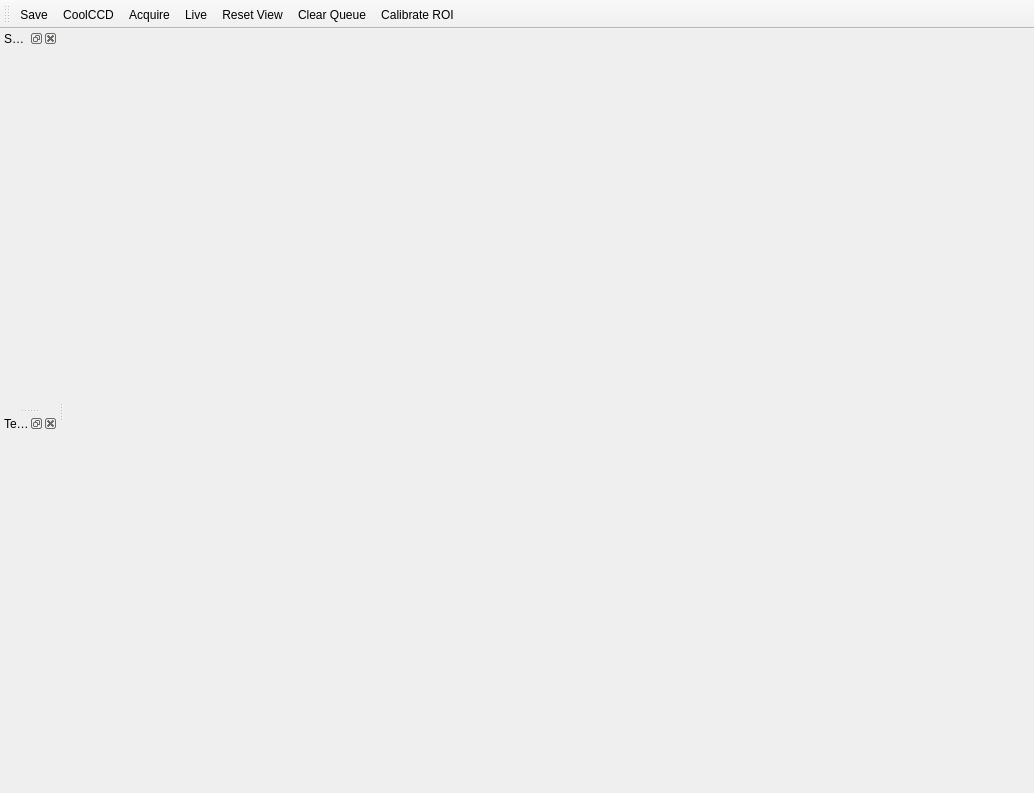
<?xml version="1.0" encoding="UTF-8"?>
<ui version="4.0">
 <class>CameraWindow</class>
 <widget class="QMainWindow" name="CameraWindow">
  <property name="geometry">
   <rect>
    <x>0</x>
    <y>0</y>
    <width>1034</width>
    <height>793</height>
   </rect>
  </property>
  <property name="focusPolicy">
   <enum>Qt::NoFocus</enum>
  </property>
  <property name="windowTitle">
   <string>MainWindow</string>
  </property>
  <property name="windowIcon">
   <iconset resource="Experiment.qrc">
    <normaloff>:/openicon/icons/movie.png</normaloff>:/openicon/icons/movie.png</iconset>
  </property>
  <widget class="QWidget" name="centralwidget">
   <property name="cursor">
    <cursorShape>ArrowCursor</cursorShape>
   </property>
  </widget>
  <widget class="QMenuBar" name="menuBar">
   <property name="geometry">
    <rect>
     <x>0</x>
     <y>0</y>
     <width>1034</width>
     <height>21</height>
    </rect>
   </property>
  </widget>
  <widget class="QToolBar" name="toolBar">
   <property name="enabled">
    <bool>true</bool>
   </property>
   <property name="windowTitle">
    <string>toolBar</string>
   </property>
   <attribute name="toolBarArea">
    <enum>TopToolBarArea</enum>
   </attribute>
   <attribute name="toolBarBreak">
    <bool>false</bool>
   </attribute>
   <addaction name="actionSave"/>
   <addaction name="actionCoolCCD"/>
   <addaction name="actionAcquire"/>
   <addaction name="actionLive"/>
   <addaction name="actionReset"/>
   <addaction name="actionClearQueue"/>
   <addaction name="actionCalibrate_ROI"/>
  </widget>
  <widget class="QDockWidget" name="settingsDock">
   <property name="windowTitle">
    <string>Settings</string>
   </property>
   <attribute name="dockWidgetArea">
    <number>1</number>
   </attribute>
   <widget class="QWidget" name="dockWidgetContents"/>
  </widget>
  <widget class="QDockWidget" name="temperatureDock">
   <property name="windowTitle">
    <string>Temperature</string>
   </property>
   <attribute name="dockWidgetArea">
    <number>1</number>
   </attribute>
   <widget class="QWidget" name="dockWidgetContents_2"/>
  </widget>
  <action name="actionSave">
   <property name="icon">
    <iconset>
     <normalon>:/kde/icons/filesave.png</normalon>
    </iconset>
   </property>
   <property name="text">
    <string>Save</string>
   </property>
   <property name="toolTip">
    <string>Save Image</string>
   </property>
   <property name="shortcut">
    <string>Ctrl+S</string>
   </property>
  </action>
  <action name="actionAcquire">
   <property name="checkable">
    <bool>true</bool>
   </property>
   <property name="icon">
    <iconset>
     <normaloff>Z:/Lab/Andor Project/imaging_software_g/bitmaps/go.png</normaloff>Z:/Lab/Andor Project/imaging_software_g/bitmaps/go.png</iconset>
   </property>
   <property name="text">
    <string>Acquire</string>
   </property>
   <property name="toolTip">
    <string>Acquire</string>
   </property>
  </action>
  <action name="actionCoolCCD">
   <property name="checkable">
    <bool>true</bool>
   </property>
   <property name="checked">
    <bool>false</bool>
   </property>
   <property name="icon">
    <iconset resource="Experiment.qrc">
     <normaloff>:/openicon/icons/go-down-7.png</normaloff>:/openicon/icons/go-down-7.png</iconset>
   </property>
   <property name="text">
    <string>CoolCCD</string>
   </property>
   <property name="toolTip">
    <string>Cool CCD</string>
   </property>
  </action>
  <action name="actionLive">
   <property name="checkable">
    <bool>true</bool>
   </property>
   <property name="enabled">
    <bool>true</bool>
   </property>
   <property name="icon">
    <iconset resource="Experiment.qrc">
     <normaloff>:/petersIcons/icons/ChipScope.png</normaloff>:/petersIcons/icons/ChipScope.png</iconset>
   </property>
   <property name="text">
    <string>Live</string>
   </property>
   <property name="toolTip">
    <string>Live Mode</string>
   </property>
  </action>
  <action name="actionReset">
   <property name="icon">
    <iconset>
     <normalon>:/openicon/icons/view-refresh-7.png</normalon>
    </iconset>
   </property>
   <property name="text">
    <string>Reset View</string>
   </property>
  </action>
  <action name="actionClearQueue">
   <property name="icon">
    <iconset resource="Experiment.qrc">
     <normaloff>:/kde/icons/edit-clear.png</normaloff>:/kde/icons/edit-clear.png</iconset>
   </property>
   <property name="text">
    <string>Clear Queue</string>
   </property>
  </action>
  <action name="actionCalibrate_ROI">
   <property name="icon">
    <iconset resource="Experiment.qrc">
     <normaloff>:/openicon/icons/office-chart-bar.png</normaloff>:/openicon/icons/office-chart-bar.png</iconset>
   </property>
   <property name="text">
    <string>Calibrate ROI</string>
   </property>
  </action>
 </widget>
 <resources>
  <include location="Experiment.qrc"/>
 </resources>
 <connections/>
</ui>
